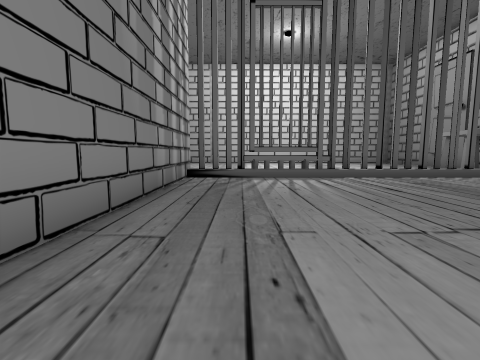
[1] (above)

17 first-person views from a walk through a 3-D level made in the Unity game engine. The camera is 1.3 m above the floor, tilts 6° down and sees 85° across. The floor is counted in squares, 2 m on a side. Each view is taken from the middle of a square. On the plan, view 1 faces up. The plan holds only what a view shows up to about 9 squares ahead; the rest is blank. The place goes on beyond the plan.

[2]
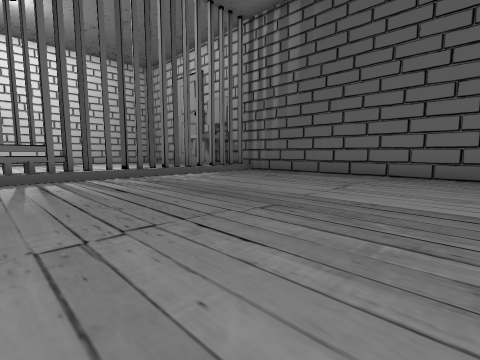

[3]
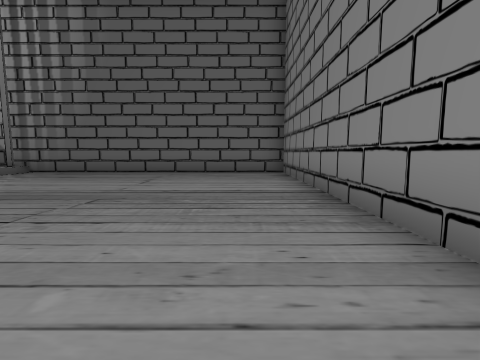

[4]
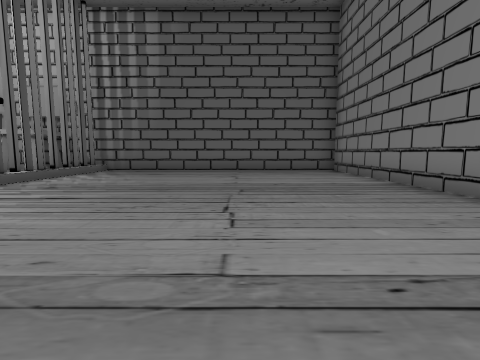

[5]
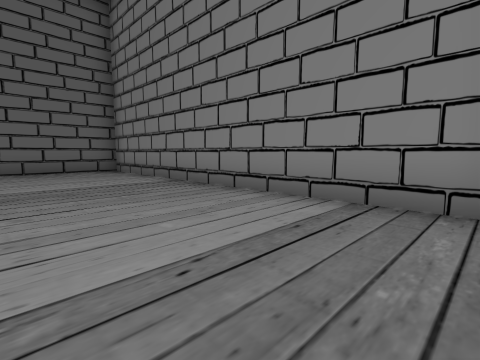

[6]
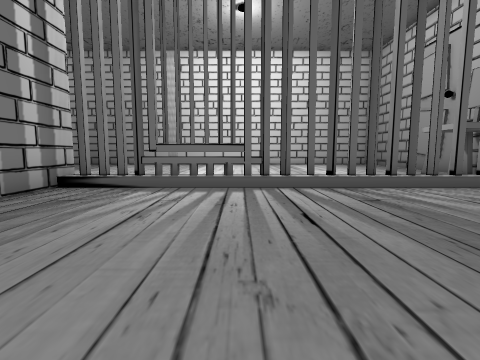

[7]
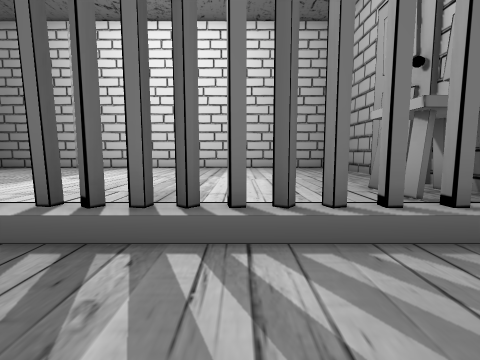

[8]
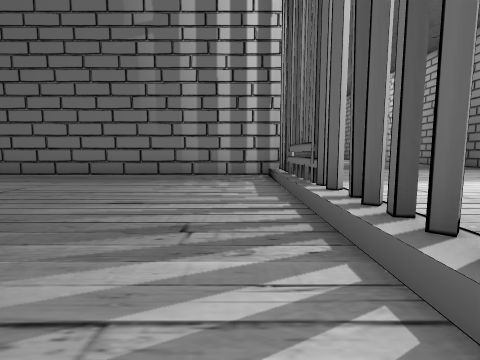

[9]
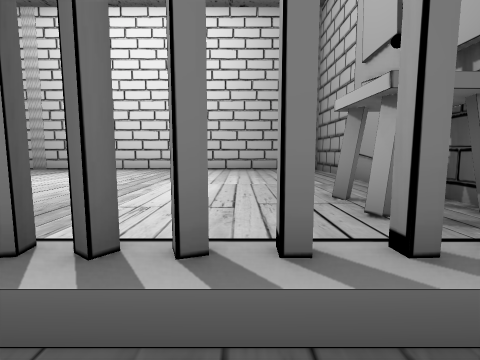

[10]
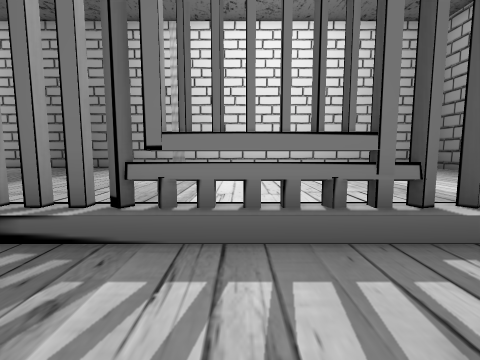

[11]
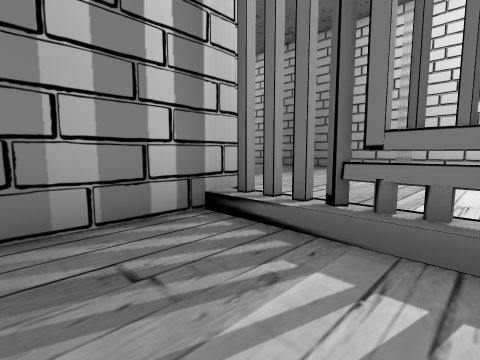

[12]
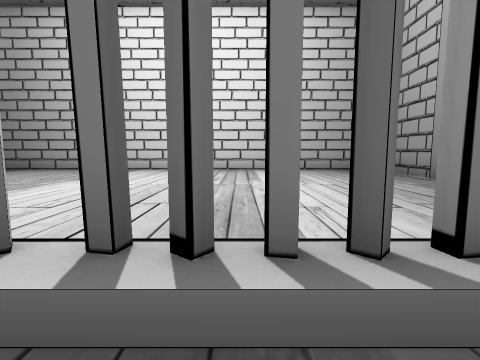

[13]
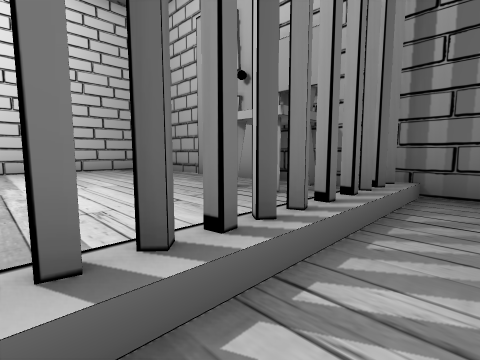

[14]
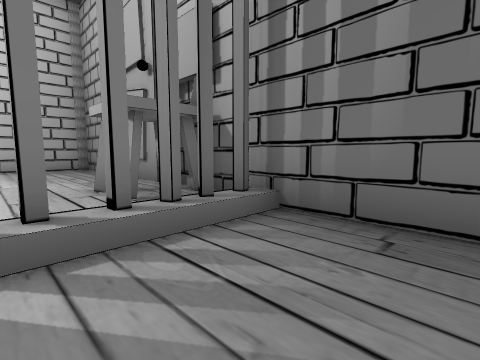

[15]
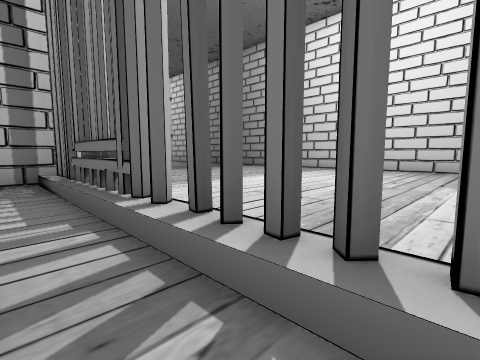

[16]
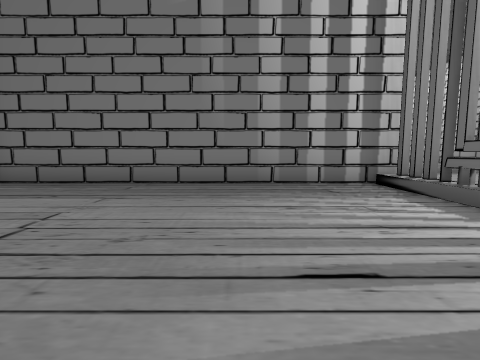

[17]
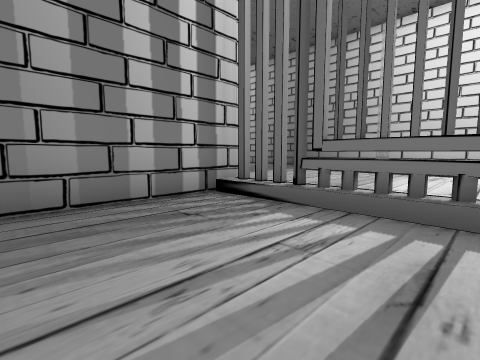

### Floor plan
Key: @ floor where view 1 was taken; # wall or solid block; x gap in a wall; . main floor; : floor 0.5 m higher than the main floor; C chair; O other object.
Columns run from 5 left of view 1 to 9 right of it. Each row starts with its distance up from view 1.
 16     ###########
 15   ............#
 14   ............#
 13 ..............#
 12 ..............#
 11  .............#
 10  .............#
  9   ...........C#
  8    ...........#
  7    ##OxOx#x:###
  6    #..........#
  5    #..........#
  4    #..........#
  3    #..........#
  2    #..........#
  1    #..........#
  0    #.@........#
 -1    #..........#
 -2    ############

Positions as (right, up) in squares from view 1, and headings:
1: (0, 0), facing up
2: (1, 0), facing up-right
3: (0, 0), facing right
4: (-1, 2), facing right
5: (-1, 2), facing down-right
6: (2, 2), facing up
7: (5, 5), facing up
8: (6, 6), facing left
9: (6, 6), facing up
10: (1, 5), facing up
11: (1, 5), facing up-left
12: (4, 6), facing up
13: (4, 6), facing up-right
14: (6, 5), facing up-right
15: (5, 6), facing up-left
16: (4, 4), facing left
17: (2, 4), facing up-left
